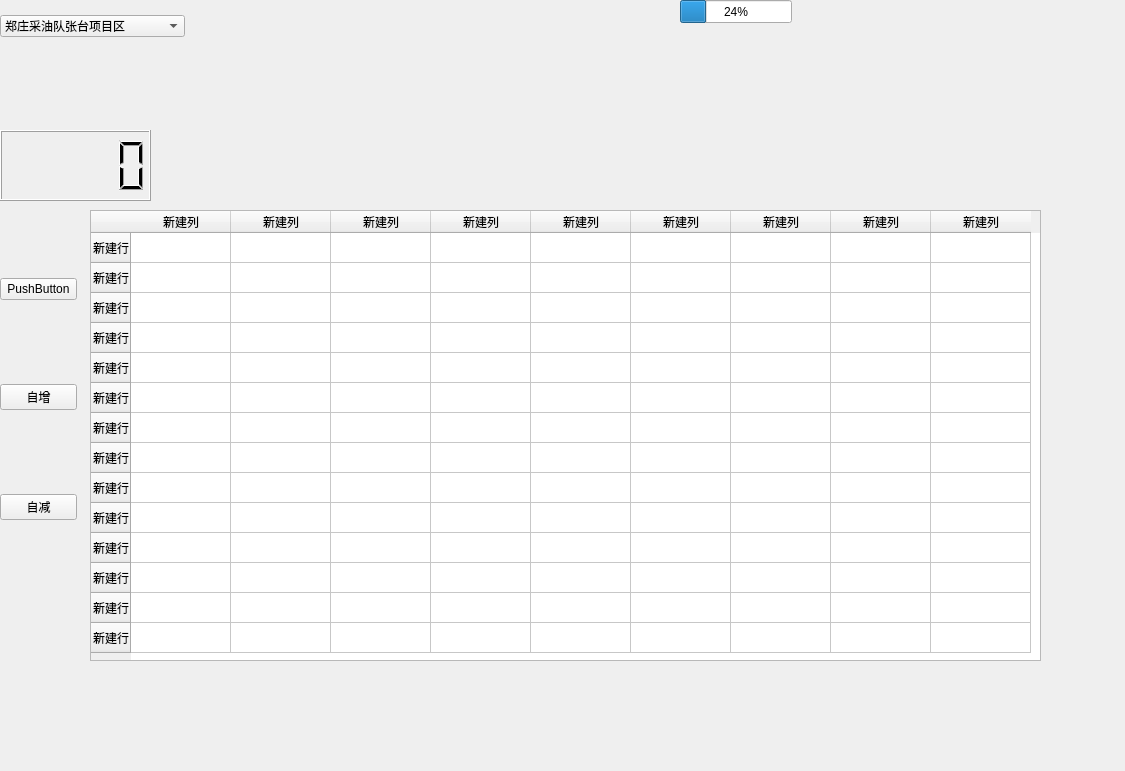
<?xml version="1.0" encoding="UTF-8"?>
<ui version="4.0">
 <class>Widget</class>
 <widget class="QWidget" name="Widget">
  <property name="geometry">
   <rect>
    <x>0</x>
    <y>0</y>
    <width>1125</width>
    <height>771</height>
   </rect>
  </property>
  <property name="windowTitle">
   <string>Widget</string>
  </property>
  <widget class="QLCDNumber" name="lcdNumber">
   <property name="geometry">
    <rect>
     <x>0</x>
     <y>130</y>
     <width>151</width>
     <height>71</height>
    </rect>
   </property>
  </widget>
  <widget class="QWidget" name="layoutWidget">
   <property name="geometry">
    <rect>
     <x>0</x>
     <y>200</y>
     <width>77</width>
     <height>401</height>
    </rect>
   </property>
   <layout class="QVBoxLayout" name="verticalLayout">
    <item>
     <widget class="QPushButton" name="pushButton">
      <property name="text">
       <string>PushButton</string>
      </property>
     </widget>
    </item>
    <item>
     <widget class="QPushButton" name="pushButton_2">
      <property name="text">
       <string>自增</string>
      </property>
     </widget>
    </item>
    <item>
     <widget class="QPushButton" name="pushButton_3">
      <property name="text">
       <string>自减</string>
      </property>
     </widget>
    </item>
   </layout>
  </widget>
  <widget class="QWidget" name="layoutWidget">
   <property name="geometry">
    <rect>
     <x>0</x>
     <y>0</y>
     <width>185</width>
     <height>53</height>
    </rect>
   </property>
   <layout class="QVBoxLayout" name="verticalLayout_2">
    <item>
     <widget class="QComboBox" name="comboBox">
      <item>
       <property name="text">
        <string>郑庄采油队张台项目区</string>
       </property>
      </item>
      <item>
       <property name="text">
        <string>郭旗采油队羊圈山采油站</string>
       </property>
      </item>
      <item>
       <property name="text">
        <string>黑家堡采油队贺家沟采油站</string>
       </property>
      </item>
      <item>
       <property name="text">
        <string>黑家堡采油队王槐子沟采油站</string>
       </property>
      </item>
     </widget>
    </item>
   </layout>
  </widget>
  <widget class="QProgressBar" name="progressBar">
   <property name="geometry">
    <rect>
     <x>680</x>
     <y>0</y>
     <width>112</width>
     <height>23</height>
    </rect>
   </property>
   <property name="value">
    <number>24</number>
   </property>
  </widget>
  <widget class="QTableWidget" name="tableWidget">
   <property name="geometry">
    <rect>
     <x>90</x>
     <y>210</y>
     <width>951</width>
     <height>451</height>
    </rect>
   </property>
   <row>
    <property name="text">
     <string>新建行</string>
    </property>
   </row>
   <row>
    <property name="text">
     <string>新建行</string>
    </property>
   </row>
   <row>
    <property name="text">
     <string>新建行</string>
    </property>
   </row>
   <row>
    <property name="text">
     <string>新建行</string>
    </property>
   </row>
   <row>
    <property name="text">
     <string>新建行</string>
    </property>
   </row>
   <row>
    <property name="text">
     <string>新建行</string>
    </property>
   </row>
   <row>
    <property name="text">
     <string>新建行</string>
    </property>
   </row>
   <row>
    <property name="text">
     <string>新建行</string>
    </property>
   </row>
   <row>
    <property name="text">
     <string>新建行</string>
    </property>
   </row>
   <row>
    <property name="text">
     <string>新建行</string>
    </property>
   </row>
   <row>
    <property name="text">
     <string>新建行</string>
    </property>
   </row>
   <row>
    <property name="text">
     <string>新建行</string>
    </property>
   </row>
   <row>
    <property name="text">
     <string>新建行</string>
    </property>
   </row>
   <row>
    <property name="text">
     <string>新建行</string>
    </property>
   </row>
   <column>
    <property name="text">
     <string>新建列</string>
    </property>
   </column>
   <column>
    <property name="text">
     <string>新建列</string>
    </property>
   </column>
   <column>
    <property name="text">
     <string>新建列</string>
    </property>
   </column>
   <column>
    <property name="text">
     <string>新建列</string>
    </property>
   </column>
   <column>
    <property name="text">
     <string>新建列</string>
    </property>
   </column>
   <column>
    <property name="text">
     <string>新建列</string>
    </property>
   </column>
   <column>
    <property name="text">
     <string>新建列</string>
    </property>
   </column>
   <column>
    <property name="text">
     <string>新建列</string>
    </property>
   </column>
   <column>
    <property name="text">
     <string>新建列</string>
    </property>
   </column>
  </widget>
 </widget>
 <resources/>
 <connections>
  <connection>
   <sender>pushButton</sender>
   <signal>pressed()</signal>
   <receiver>lcdNumber</receiver>
   <slot>close()</slot>
   <hints>
    <hint type="sourcelabel">
     <x>198</x>
     <y>133</y>
    </hint>
    <hint type="destinationlabel">
     <x>522</x>
     <y>208</y>
    </hint>
   </hints>
  </connection>
  <connection>
   <sender>pushButton</sender>
   <signal>released()</signal>
   <receiver>lcdNumber</receiver>
   <slot>show()</slot>
   <hints>
    <hint type="sourcelabel">
     <x>189</x>
     <y>135</y>
    </hint>
    <hint type="destinationlabel">
     <x>488</x>
     <y>213</y>
    </hint>
   </hints>
  </connection>
  <connection>
   <sender>pushButton_2</sender>
   <signal>pressed()</signal>
   <receiver>Widget</receiver>
   <slot>addvalue()</slot>
   <hints>
    <hint type="sourcelabel">
     <x>148</x>
     <y>241</y>
    </hint>
    <hint type="destinationlabel">
     <x>62</x>
     <y>252</y>
    </hint>
   </hints>
  </connection>
  <connection>
   <sender>pushButton_3</sender>
   <signal>pressed()</signal>
   <receiver>Widget</receiver>
   <slot>redvalue()</slot>
   <hints>
    <hint type="sourcelabel">
     <x>136</x>
     <y>350</y>
    </hint>
    <hint type="destinationlabel">
     <x>65</x>
     <y>366</y>
    </hint>
   </hints>
  </connection>
 </connections>
 <slots>
  <signal>addsignal1()</signal>
  <signal>signal2()</signal>
  <slot>addvalue()</slot>
  <slot>redvalue()</slot>
 </slots>
</ui>
